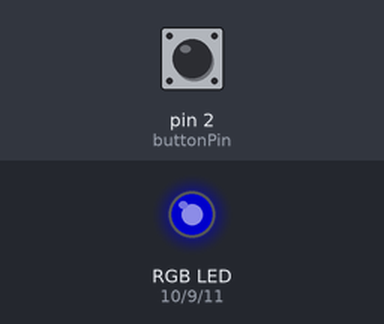
This sketch was run on a simulated Arduino Uno, built with avr-gcc and run on an emulated ATmega328P. Parts: an RGB LED mixed from three pins (HIGH = lit). Inputs (shaded band) come from the test bench; at power-on: pin 2 (buttonPin) HIGH. Dim RGB values are drawn brighter than linear; random numbers use the default seed unless the sketch sets one.

Above: at 1.2 s.
1.3 s: pin 2 (buttonPin) pulled LOW for 0.15 s
At 2.5 s:
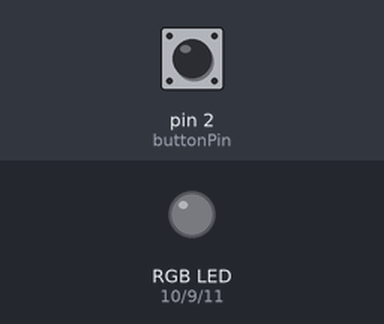
2.9 s: pin 2 (buttonPin) pulled LOW for 1 s
At 3.72 s:
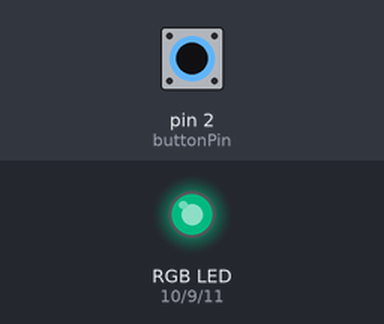
At 4.33 s:
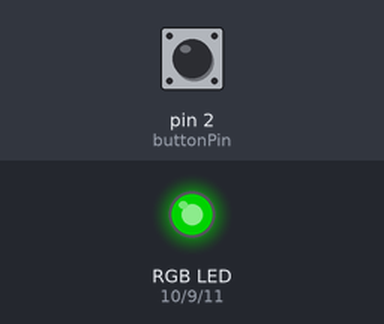
5.9 s: pin 2 (buttonPin) pulsed LOW 2 times (0.12 s each, 0.3 s apart)
At 6.4 s:
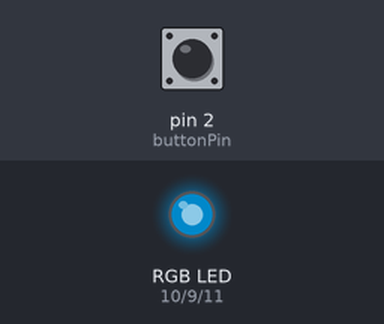
9.5 s: pin 2 (buttonPin) pulsed LOW 2 times (0.12 s each, 0.3 s apart)
12.5 s: pin 2 (buttonPin) pulled LOW for 3.2 s
17.2 s: pin 2 (buttonPin) pulled LOW for 0.15 s
Timing chart, 0 to 24.3 s (numbered marks = the images above; inputs shaded):
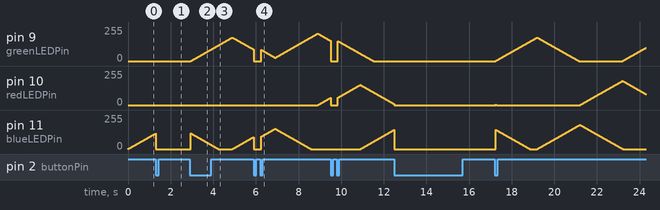

Measured:
- after the input at 2.9 s, pin 9 (greenLEDPin): rises from 0/255 to 177/255 in 1.9 s, then falls to 87/255 in 0.99 s

The sketch:

prog_lampe_balle_pingpong_16.ino
```cpp
const int redLEDPin = 10;
const int greenLEDPin = 9;
const int blueLEDPin = 11;
const int buttonPin = 2;

int redValue = 0;
int greenValue = 0;
int blueValue = 0;

int targetRed = 0;
int targetGreen = 0;
int targetBlue = 0;

unsigned long derniertemps = 0;
unsigned long dernierchgmt = 0;

bool ledActive = true;      // état ON/OFF
bool lastButtonState = HIGH;
int lastChoice = -1;        // dernière couleur choisie

// --- Choisir une nouvelle couleur pure différente de la précédente ---
void nouvelleCouleur() {
  int choix;
  do {
    choix = random(3);  // 0 = rouge, 1 = vert, 2 = bleu
  } while (choix == lastChoice); // éviter la même couleur

  lastChoice = choix;

  if (choix == 0) {       // Rouge pur
    targetRed = 255; targetGreen = 0; targetBlue = 0;
  }
  else if (choix == 1) {  // Vert pur
    targetRed = 0; targetGreen = 255; targetBlue = 0;
  }
  else {                  // Bleu pur
    targetRed = 0; targetGreen = 0; targetBlue = 255;
  }
}

void setup() {
  pinMode(redLEDPin, OUTPUT);
  pinMode(greenLEDPin, OUTPUT);
  pinMode(blueLEDPin, OUTPUT);
  pinMode(buttonPin, INPUT_PULLUP); // bouton avec résistance interne

  randomSeed(analogRead(A0));
  nouvelleCouleur(); // première couleur
}

void loop() {
  unsigned long maintenant = millis();

  // --- Gestion du bouton ---
  bool buttonState = digitalRead(buttonPin);
  if (buttonState == LOW && lastButtonState == HIGH) { // détection d'appui
    ledActive = !ledActive; // on inverse l'état
    if (!ledActive) { // si OFF → éteindre tout
      analogWrite(redLEDPin, 0);
      analogWrite(greenLEDPin, 0);
      analogWrite(blueLEDPin, 0);
    }
    delay(50); // anti-rebond simple
  }
  lastButtonState = buttonState;

  if (ledActive) {
    // interpolation douce toutes les 10 ms
    if (maintenant - derniertemps > 10) {
      derniertemps = maintenant;

      if (redValue < targetRed) redValue++;
      else if (redValue > targetRed) redValue--;

      if (greenValue < targetGreen) greenValue++;
      else if (greenValue > targetGreen) greenValue--;

      if (blueValue < targetBlue) blueValue++;
      else if (blueValue > targetBlue) blueValue--;

      analogWrite(redLEDPin, redValue);
      analogWrite(greenLEDPin, greenValue);
      analogWrite(blueLEDPin, blueValue);
    }

    // toutes les 2 secondes → nouvelle couleur pure
    if (maintenant - dernierchgmt > 2000) {
      dernierchgmt = maintenant;
      nouvelleCouleur();
    }
  }
}
```
